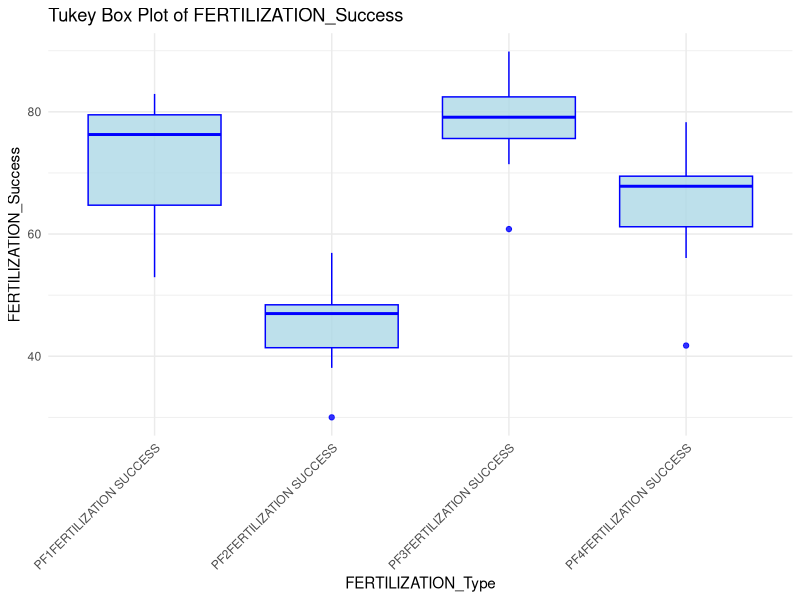

The R source for this figure:
# Load the necessary libraries
library(ggplot2)

# Create the data frame
data <- data.frame(
  PMEANTEMPERATURE = c(3.38, 4.28, 5.36, 6.46, 7.44, 8.58, 9.58, 10.80, 12.44, 14.14,
                       3.38, 4.28, 5.36, 6.46, 7.44, 8.58, 9.58, 10.80, 12.44, 14.14,
                       3.38, 4.28, 5.36, 6.46, 7.44, 8.58, 9.58, 10.80, 12.44, 14.14,
                       3.38, 4.28, 5.36, 6.46, 7.44, 8.58, 9.58, 10.80, 12.44, 14.14),
  FERTILIZATION_Type = rep(c('PF1FERTILIZATION SUCCESS', 'PF2FERTILIZATION SUCCESS', 'PF3FERTILIZATION SUCCESS', 'PF4FERTILIZATION SUCCESS'), each = 10),
  FERTILIZATION_Success = c(76.623377, 82.142857, 75.949367, 82.926829, 68.888889, 78.048780, 80.000000, 61.956522,
                            63.333333, 52.941176,
                            40.677966, 43.548387, 48.214286, 38.095238, 48.484848, 47.297297, 56.923077, 49.275362,
                            46.666667, 30.000000,
                            77.551020, 82.978723, 75.000000, 86.315789, 89.873418, 80.851064, 79.591837, 78.651685,
                            71.428571, 60.810811,
                            78.301887, 69.306931, 72.727273, 69.306931, 69.523810, 60.714286, 62.626263, 66.336634,
                            56.074766, 41.747573)
)

# Create a Tukey box plot
ggplot(data, aes(x = FERTILIZATION_Type, y = FERTILIZATION_Success)) +
  geom_boxplot(fill = "lightblue", color = "blue", alpha = 0.8) +
  labs(
    title = "Tukey Box Plot of FERTILIZATION_Success",
    x = "FERTILIZATION_Type",
    y = "FERTILIZATION_Success"
  ) +
  theme_minimal() +
  theme(axis.text.x = element_text(angle = 45, hjust = 1))

